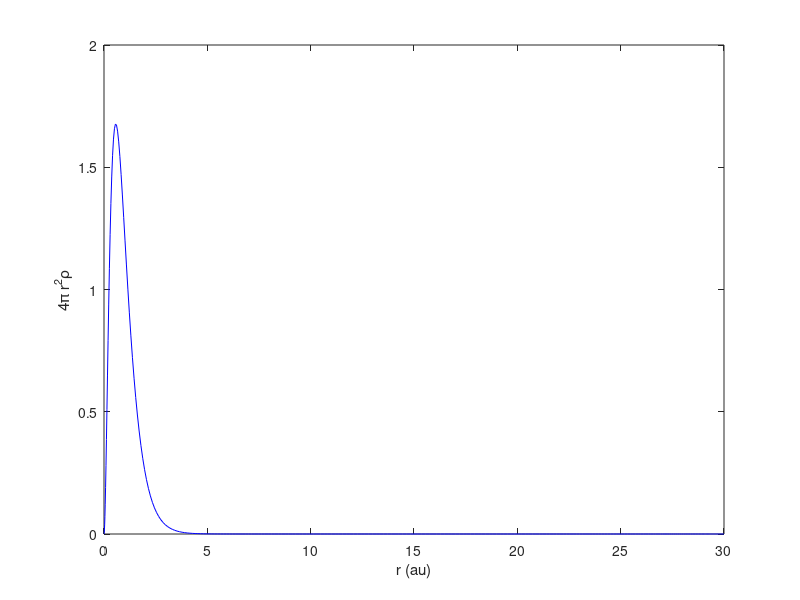

This figure's MATLAB source:
% This matlab code computes the ground state energy of helium (He) atom by
% solving the Kohn-Sham (KS) equation in the local-density-approximation
% (LDA)  of the density-functional theory (dft) [1]. The exchange and correlation contribution (E_xc) is computed in the Vosko, Wilk, and
% Nusair (VWN) approximation [2]. The obtained energy value is compared
% with available data [3]. 
%
% The Hamiltonian is approximated with the Legendre pseudo-spectral method
% [4]. The atomic unit (au) is used in the calculation.
%
% Refs: 
% [1] R.G. Parr and W. Yang, Density-Functional Theory of Atoms and Molecules (Oxford University Press, Oxford, 1989);
% [2] S.H. Vosko, L. Wilk, and M. Nusair, Can. J. Phys. 58, 1200 (1980); S.H. Vosko and L. Wilk, Phys. Rev. B 22, 3812 (1980).;
% [3] https://www.nist.gov/pml/atomic-reference-data-electronic-structure-calculations.
% [4] Ts Tsogbayar and M Horbatsch 2013 J. Phys. B: At. Mol. Opt. Phys. 46 085004; Tsogbayar Tsednee and Danny L Yeager 2017 Chinese Phys. B 26 083101;  
% https://yorkspace.library.yorku.ca/xmlui/bitstream/handle/10315/28160/Tsednee_Tsogbayar_2014_PhD.pdf?sequence=2
% 
% Written by Tsogbayar Tsednee (PhD)
% Email: tsog215@gmail.com
% July 24, 2023 & University of North Dakota 
%
function [] = He_dft_lda_vwn
%
clear; clc;
format long
%
clear; clc;
Z = 2.;   % charge of helium nucleus; 
N = 4*64;   % number of grid point; you may change it
rb = 0.0; % beginning point of coordinate r 
re = 30.; % ending point of coordnate r; you may change it
% unit used here is atomic unit
%%%
itermax = 100; tol = 10^(-8);
alf = 0.95; 
%
a = rb;
b = re;
%
[r,wr,D] = legDC2(N,a,b);
wr = wr(2:N);
r = r(2:N);
D2 = (2/(b-a))^2*D^2;
D2 = D2(2:N,2:N);
%
[En_1s, rho_1s] = H0_eig_val(D2,wr,r,Z,1,1,0); % ns = 1 & 1s orbital
[En_2s, rho_2s] = H0_eig_val(D2,wr,r,Z,2,2,0); % ns = 2 & 2s orbital
%
[En_1s, En_2s];
%
rho_old = 2.*rho_1s + 0.*rho_2s; 
%
x_alpha = 3./4;
%
ac1 = 0.0621814/2;
bc1 = 3.72744;
cc1 = 12.9352;
x0 = -0.10498;
%
n_xc = 1.; % if n_ex = 0, X-lapha; n_ex = 1, LDA-VWN;
%
for iter = 1:itermax
    %
    iter
    rho_ = rho_old;
    %
    f_rhs_11 = -4.*pi.*r.*(rho_./Z); %
%
    u_11 = D2\f_rhs_11;
    u_11 = u_11 + r./(b-a); %  for spherical symmetry
    %u_11 = [0; u_11; 0];
    Vpois_11 = u_11./r ;
    %
    V_ex = -(3./pi).^(1/3).*rho_.^(1/3);
    eps_e = x_alpha.*V_ex;
    %%%
    rs = (3./(4.*pi.*rho_)).^(1/3);
    %%%%%%%%%%%%%%%%%%%%%%%%%%%%%%%%%%%%%%%%%%%%
    %%% Vosko-Wilk-Nusair correlation & VWM5
    x = rs.^(1/2);
    Xx = x.^2 + bc1.*x + cc1;
    Xx0 = x0^2 + bc1.*x0 + cc1;
    Q = sqrt(4.*cc1 - bc1^2);
    %
    t2 = Q./(2.*x + bc1);
    t1 = log((x-x0).^2./(Xx)) + (2.*(bc1+2.*x0)./Q).*atan(t2);
    t = log(x.^2./Xx) + (2.*bc1./Q).*atan(t2) - (bc1.*x0.*t1)./Xx0;
    eps_c = ac1.*t;
    V_corr = eps_c - (ac1./3).* (cc1.*(x - x0) - bc1.*x.*x0)./((x-x0).*(rs+bc1.*x+cc1));        
    %%%%%%%%%%%%%%%%%%%%%%%%%%%%%%%%%%%%%%%%%%%%
    %
    %[En, rho_ks]    = H_KS_eig_val(D2,wr,r,Z, ns, wf_ind, ell, Vpois_11,V_ex, V_corr)
    [En_1s, rho_1s_] = H_KS_eig_val(D2,wr,r,Z, 1., 1., 0., Vpois_11,V_ex, n_xc.*V_corr); % KS: 1s orbital
    [En_2s, rho_2s_] = H_KS_eig_val(D2,wr,r,Z, 2., 2., 0., Vpois_11,V_ex, n_xc.*V_corr); % KS: 2s orbital    
    %
    rho_new = 2.*rho_1s_ + 0.*rho_2s_;
    %
    rho_n = alf.*rho_new + (1.-alf).*rho_;
    %
    if (abs(rho_n - rho_old) < tol)
        break
    end
    %
    rho_old = rho_n; 

end
%%%
[En_1s, En_2s] ;% 1s and 2s orbital energies
%
Vee = sum(wr.*rho_old.*Vpois_11.*r.*r.*4.*pi);
%
E_x = sum(wr.*rho_old.*eps_e.*r.*r.*4.*pi) ;
V_x = sum(wr.*rho_old.*V_ex.*r.*r.*4.*pi) ;
V_c = sum(wr.*rho_old.*V_corr.*r.*r.*4.*pi) ;
E_c = sum(wr.*rho_old.*eps_c.*r.*r.*4.*pi);
%
En_xc = (E_x + n_xc.*E_c ) - (V_x + n_xc.*V_c);
%
En_total_gr_au = (2.*En_1s) - 0.5*Z.*Vee + En_xc ;
%
[En_1s, En_total_gr_au] 
% [-0.570424722963091  -2.834835624055025]  vs 
% [-0.570425,          -2.834836] from https://www.nist.gov/pml/atomic-reference-data-electronic-structure-calculations/atomic-reference-data-electronic-7-1
 
%%%

plot(r, rho_n.*4*pi.*r.^2, 'b')
ylabel('4\pi r^{2}\rho')
xlabel('r (au)')

%%%
return
end

%%%
function [En, rho] = H0_eig_val(D2,wr,r,Z,ns,wf_ind,ell)
%
%%%
H_ham = -0.5.*D2 + diag(ell*(ell+1)./(2.*r.^2)) - diag(Z./r);
[Vec,En] = eig(H_ham);                                     % Eigenvalue problem
En = diag(En);
[foo, ij] = sort(En);
En = En(ij);
%[En(1),En(2),En(3),En(4),En(5)];
%           
Vec = Vec(:,ij);                       % The unnormalized eigenfunctions
V1 = Vec(:,wf_ind);                         % The unnormalized eigenfunction for the ground state,
%V1 = [0.,;V1,;0.];
n_c = sum(wr.*V1.*V1.*4.*pi);
V1 = 1./sqrt(n_c).*V1;
R = V1./r;
rho = R.*R; 
%
En = En(ns);
%%%
return
end
%%%
%%%
function [En, rho_ks] = H_KS_eig_val(D2,wr,r,Z, ns, wf_ind, ell, Vpois_11,V_ex, V_corr)
%
%%%
H_ham = -0.5.*D2 + diag(ell*(ell+1)./(2.*r.^2)) - diag(Z./r) + Z.*diag(Vpois_11) + diag(V_ex) + diag(V_corr);
[Vec,En] = eig(H_ham);                                     % Eigenvalue problem
En = diag(En);
[foo, ij] = sort(En);
En = En(ij);
%[En(1),En(2),En(3),En(4),En(5)];
%           
Vec = Vec(:,ij);                       % The unnormalized eigenfunctions
V1 = Vec(:,wf_ind);                         % The unnormalized eigenfunction for the ground state,
%V1 = [0.,;V1,;0.];
n_c = sum(wr.*V1.*V1.*4.*pi);
V1 = 1./sqrt(n_c).*V1;
R = V1./r;
rho_ks = R.*R; 
%
En = En(ns);
%%%
return
end
%%%
%%%
        function [xi,w,D]=legDC2(N,a,b)
            
            %%%%%%%%%%%%%%%%%%%%%%%%%%%%%%%%%%%%%%%%%%%%%%%%%%%%%%%%%%%%%%%%%%%%%%%%%%%%%%%%
            %
            % legDc.m
            %
            % Computes the Legendre differentiation matrix with collocation at the
            % Legendre-Gauss-Lobatto nodes.
            %
            % Reference:
            %   C. Canuto, M. Y. Hussaini, A. Quarteroni, T. A. Tang, "Spectral Methods
            %   in Fluid Dynamics," Section 2.3. Springer-Verlag 1987
            %
            % Written by Greg von Winckel - 05/26/2004
            % Contact: gregvw@chtm.unm.edu
            %
            %%%%%%%%%%%%%%%%%%%%%%%%%%%%%%%%%%%%%%%%%%%%%%%%%%%%%%%%%%%%%%%%%%%%%%%%%%%%%%%%
            
            
            % Truncation + 1
            N1=N+1;
            
            % CGL nodes
            xc=cos(pi*(0:N)/N)';
            
            % Uniform nodes
            xu=linspace(-1,1,N1)';
            
            % Make a close first guess to reduce iterations
            if N<3
                x=xc;
            else
                x=xc+sin(pi*xu)./(4*N);
            end
            
            % The Legendre Vandermonde Matrix
            P=zeros(N1,N1);
            
            % Compute P_(N) using the recursion relation
            % Compute its first and second derivatives and
            % update x using the Newton-Raphson method.
            
            xold=2;
            while max(abs(x-xold))>eps
                
                xold=x;
                
                P(:,1)=1;    P(:,2)=x;
                
                for k=2:N
                    P(:,k+1)=( (2*k-1)*x.*P(:,k)-(k-1)*P(:,k-1) )/k;
                end
                
                x=xold-( x.*P(:,N1)-P(:,N) )./( N1*P(:,N1) );
            end
            
            X=repmat(x,1,N1);
            Xdiff=X-X'+eye(N1);
            
            L=repmat(P(:,N1),1,N1);
            L(1:(N1+1):N1*N1)=1;
            D=(L./(Xdiff.*L'));
            D(1:(N1+1):N1*N1)=0;
            D(1)=(N1*N)/4;
            D(N1*N1)=-(N1*N)/4;
            
            % Linear map from[-1,1] to [a,b]
            xi=(a*(1-x)+b*(1+x))/2;        % added by Tsogbayar Tsednee
            
            % Compute the weights
            w=(b-a)./(N*N1*P(:,N1).^2);    % added by Tsogbayar Tsednee
            
        end

